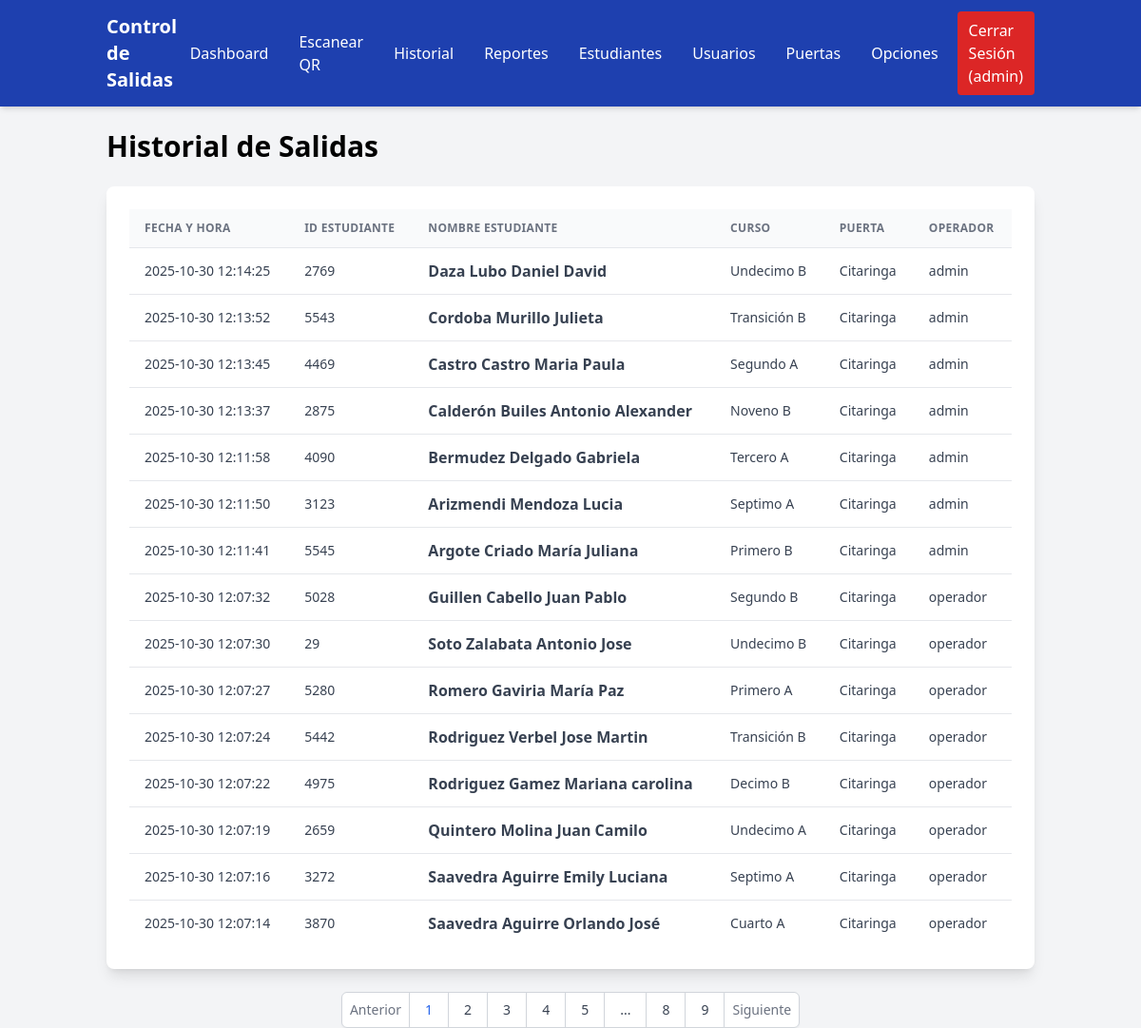
/exits (signed in), run on the app's committed database.
### app/models.py (models this page shows, shortened)
class User(UserMixin, db.Model):
    __tablename__ = 'users'
    id = db.Column(db.Integer, primary_key=True)
    username = db.Column(db.String(80), unique=True, nullable=False)
    password_hash = db.Column(db.String(256), nullable=False)
    role = db.Column(db.Enum(Role), default=Role.OPERATOR, nullable=False)
    created_at = db.Column(db.DateTime, default=datetime.utcnow)

class Exit(db.Model):
    __tablename__ = 'exits'
    id = db.Column(db.Integer, primary_key=True)
    student_id = db.Column(db.Integer, db.ForeignKey('students.id'), nullable=False)
    student_name = db.Column(db.String(120), nullable=False)
    course = db.Column(db.String(80), nullable=True)
    door_id = db.Column(db.Integer, db.ForeignKey('doors.id'), nullable=False)
    timestamp = db.Column(db.DateTime, default=datetime.utcnow, nullable=False)
    operator_id = db.Column(db.Integer, db.ForeignKey('users.id'), nullable=False)
    operator = db.relationship('User', backref='exits_recorded')
    door = db.relationship('Door', backref='exits')

class Door(db.Model):
    __tablename__ = 'doors'
    id = db.Column(db.Integer, primary_key=True)
    name = db.Column(db.String(50), unique=True, nullable=False)
    is_active = db.Column(db.Boolean, default=True, nullable=False)

### app/routes.py (the view)
@bp.route('/exits')
@login_required
def list_exits():
    page = request.args.get('page', 1, type=int)
    exits = Exit.query.order_by(Exit.timestamp.desc()).paginate(page=page, per_page=15)
    return render_template('main/exits.html', exits=exits)

### app/templates/main/exits.html
{% extends "base.html" %}
{% block content %}
<div class="flex justify-between items-center mb-6">
    <h1 class="text-3xl font-bold">Historial de Salidas</h1>
</div>
<div class="bg-white p-6 rounded-lg shadow-lg overflow-x-auto">
    <table class="w-full whitespace-no-wrap">
        <thead>
            <tr class="text-xs font-semibold tracking-wide text-left text-gray-500 uppercase border-b bg-gray-50">
                <th class="px-4 py-3">Fecha y Hora</th>
                <th class="px-4 py-3">ID Estudiante</th>
                <th class="px-4 py-3">Nombre Estudiante</th>
                <th class="px-4 py-3">Curso</th>
                <th class="px-4 py-3">Puerta</th>
                <th class="px-4 py-3">Operador</th>
            </tr>
        </thead>
        <tbody class="bg-white divide-y">
            {% for exit in exits.items %}
            <tr class="text-gray-700">
                <td class="px-4 py-3 text-sm">{{ (exit.timestamp | localtime).strftime('%Y-%m-%d %H:%M:%S') }}</td>
                <td class="px-4 py-3 text-sm">{{ exit.student_id }}</td>
                <td class="px-4 py-3 font-semibold">{{ exit.student_name }}</td>
                <td class="px-4 py-3 text-sm">{{ exit.course }}</td>
                <td class="px-4 py-3 text-sm">{{ exit.door.name }}</td>
                <td class="px-4 py-3 text-sm">{{ exit.operator.username }}</td>
            </tr>
            {% else %}
            <tr>
                <td colspan="6" class="px-4 py-3 text-center text-gray-500">No hay salidas registradas.</td>
            </tr>
            {% endfor %}
        </tbody>
    </table>
</div>
{% if exits.pages > 1 %}
<div class="flex justify-center mt-6">
    <nav class="relative z-0 inline-flex rounded-md shadow-sm -space-x-px" aria-label="Pagination">
        <a href="{{ url_for('routes.list_exits', page=exits.prev_num) if exits.has_prev else '#' }}"
           class="relative inline-flex items-center px-2 py-2 rounded-l-md border border-gray-300 bg-white text-sm font-medium text-gray-500 hover:bg-gray-50 {{ 'disabled:opacity-50 cursor-not-allowed' if not exits.has_prev }}">
            Anterior
        </a>
        {% for page_num in exits.iter_pages() %}
            {% if page_num %}
                <a href="{{ url_for('routes.list_exits', page=page_num) }}"
                   class="relative inline-flex items-center px-4 py-2 border border-gray-300 bg-white text-sm font-medium {{ 'bg-blue-100 text-blue-600' if page_num == exits.page else 'text-gray-700 hover:bg-gray-50' }}">
                    {{ page_num }}
                </a>
            {% else %}
                <span class="relative inline-flex items-center px-4 py-2 border border-gray-300 bg-white text-sm font-medium text-gray-700">...</span>
            {% endif %}
        {% endfor %}
        <a href="{{ url_for('routes.list_exits', page=exits.next_num) if exits.has_next else '#' }}"
           class="relative inline-flex items-center px-2 py-2 rounded-r-md border border-gray-300 bg-white text-sm font-medium text-gray-500 hover:bg-gray-50 {{ 'disabled:opacity-50 cursor-not-allowed' if not exits.has_next }}">
            Siguiente
        </a>
    </nav>
</div>
{% endif %}
{% endblock %}

### app/templates/base.html (shortened to what this page needs)
<!DOCTYPE html>
<html lang="es">
<head>
    <script src="https://cdn.tailwindcss.com"></script>
</head>
<body class="bg-gray-100 font-sans">
    <nav x-data="{ open: false }" class="bg-blue-800 text-white shadow-md">
    <div class="container mx-auto px-6 py-3">
        <div class="flex justify-between items-center">
            <a href="{{ url_for('routes.dashboard') }}" class="text-xl font-bold">Control de Salidas</a>
<div class="hidden md:flex items-center space-x-2">
    {% if current_user.is_authenticated %}
        <a href="{{ url_for('routes.dashboard') }}" class="px-3 py-2 rounded hover:bg-blue-700">Dashboard</a>
        <a href="{{ url_for('routes.scan') }}" class="px-3 py-2 rounded hover:bg-blue-700">Escanear QR</a>
        <a href="{{ url_for('routes.list_exits') }}" class="px-3 py-2 rounded hover:bg-blue-700">Historial</a>
        <a href="{{ url_for('routes.daily_report') }}" class="px-3 py-2 rounded hover:bg-blue-700">Reportes</a>
        {% if current_user.role.value == 'admin' %}
            <a href="{{ url_for('routes.list_students') }}" class="px-3 py-2 rounded hover:bg-blue-700">Estudiantes</a>
            <a href="{{ url_for('routes.list_users') }}" class="px-3 py-2 rounded hover:bg-blue-700">Usuarios</a>
            <a href="{{ url_for('routes.list_doors') }}" class="px-3 py-2 rounded hover:bg-blue-700">Puertas</a>
            <a href="{{ url_for('routes.app_settings') }}" class="px-3 py-2 rounded hover:bg-blue-700">Opciones</a>
        {% endif %}
        <a href="{{ url_for('routes.logout') }}" class="px-3 py-2 rounded bg-red-600 hover:bg-red-700">Cerrar Sesión ({{ current_user.username }})</a>
    {% else %}
        <a href="{{ url_for('routes.login') }}" class="px-3 py-2 rounded hover:bg-blue-700">Iniciar Sesión</a>
    {% endif %}
</div>
        </div>
    </div>
    </nav>
    <main class="container mx-auto mt-6 px-6">
        {% block content %}{% endblock %}
    </main>
</body>
</html>

### data on the page
User: username "admin"
Exit: timestamp "2025-10-30 12:14:25", student_id "2769", student_name "Daza Lubo Daniel David", course "Undecimo B", door.name "Citaringa", operator.username "admin"
Exit: timestamp "2025-10-30 12:13:52", student_id "5543", student_name "Cordoba Murillo Julieta", course "Transición B", door.name "Citaringa", operator.username "admin"
Exit: timestamp "2025-10-30 12:13:45", student_id "4469", student_name "Castro Castro Maria Paula", course "Segundo A", door.name "Citaringa", operator.username "admin"
Exit: timestamp "2025-10-30 12:13:37", student_id "2875", student_name "Calderón Builes Antonio Alexander", course "Noveno B", door.name "Citaringa", operator.username "admin"
Exit: timestamp "2025-10-30 12:11:58", student_id "4090", student_name "Bermudez Delgado Gabriela", course "Tercero A", door.name "Citaringa", operator.username "admin"
Exit: timestamp "2025-10-30 12:11:50", student_id "3123", student_name "Arizmendi Mendoza Lucia", course "Septimo A", door.name "Citaringa", operator.username "admin"
Exit: timestamp "2025-10-30 12:11:41", student_id "5545", student_name "Argote Criado María Juliana", course "Primero B", door.name "Citaringa", operator.username "admin"
Exit: timestamp "2025-10-30 12:07:32", student_id "5028", student_name "Guillen Cabello Juan Pablo", course "Segundo B", door.name "Citaringa", operator.username "operador"
Exit: timestamp "2025-10-30 12:07:30", student_id "29", student_name "Soto Zalabata Antonio Jose", course "Undecimo B", door.name "Citaringa", operator.username "operador"
Exit: timestamp "2025-10-30 12:07:27", student_id "5280", student_name "Romero Gaviria María Paz", course "Primero A", door.name "Citaringa", operator.username "operador"
Exit: timestamp "2025-10-30 12:07:24", student_id "5442", student_name "Rodriguez Verbel Jose Martin", course "Transición B", door.name "Citaringa", operator.username "operador"
Exit: timestamp "2025-10-30 12:07:22", student_id "4975", student_name "Rodriguez Gamez Mariana carolina", course "Decimo B", door.name "Citaringa", operator.username "operador"
Exit: timestamp "2025-10-30 12:07:19", student_id "2659", student_name "Quintero Molina Juan Camilo", course "Undecimo A", door.name "Citaringa", operator.username "operador"
Exit: timestamp "2025-10-30 12:07:16", student_id "3272", student_name "Saavedra Aguirre Emily Luciana", course "Septimo A", door.name "Citaringa", operator.username "operador"
Exit: timestamp "2025-10-30 12:07:14", student_id "3870", student_name "Saavedra Aguirre Orlando José", course "Cuarto A", door.name "Citaringa", operator.username "operador"

### other printed values
{{ page_num }} "1" "2" "3" "4" "5" "8" "9"
